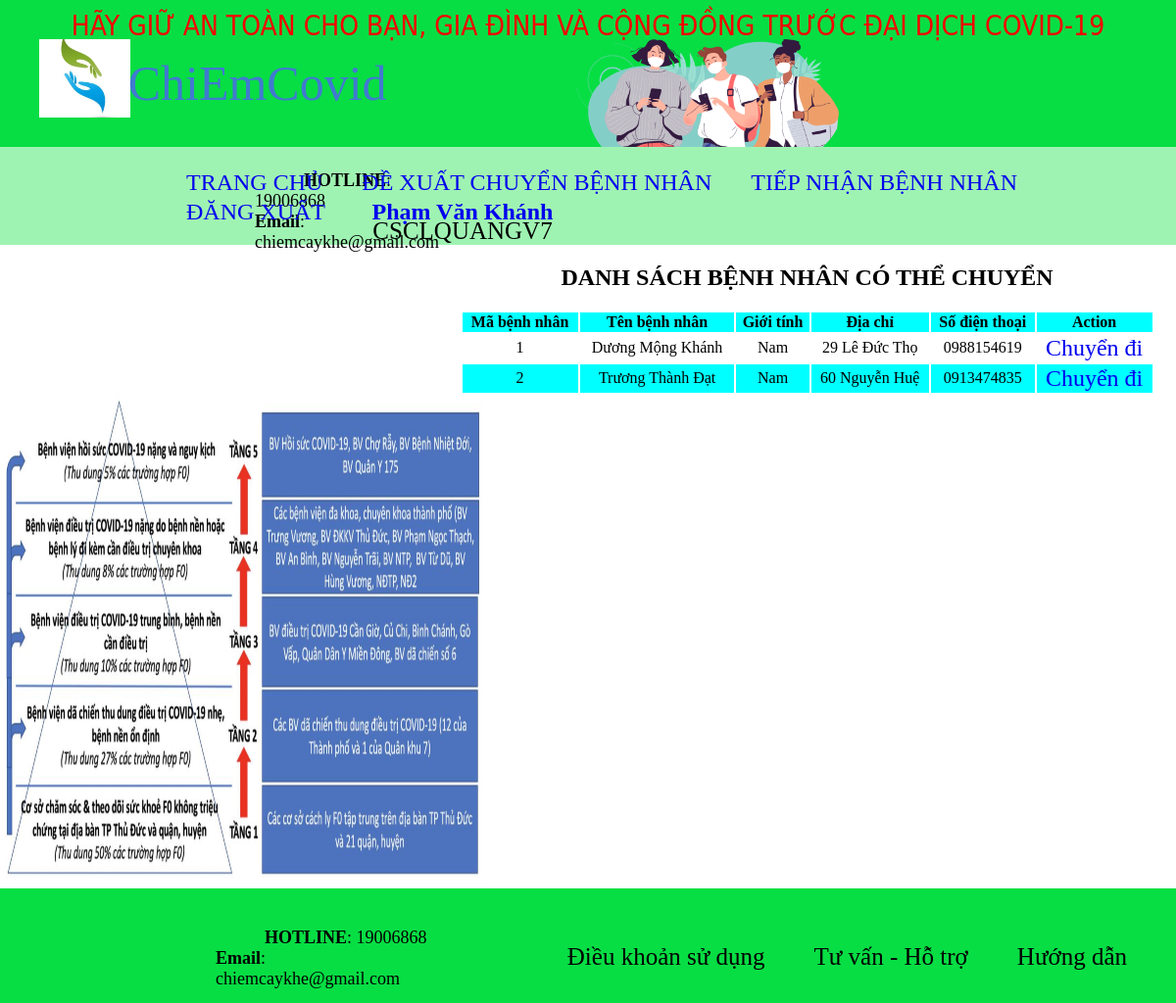
Page /TRANGDIEUPHOIBN/index.php?dexuat (signed in) on the committed database.
### tables this page shows
CREATE TABLE `nhanvienbenhvien` (
  `MaNVBV` varchar(20) NOT NULL,
  `TenNVBV` varchar(50) NOT NULL,
  `SoDienThoai` varchar(15) NOT NULL,
  `DiaChi` varchar(100) NOT NULL,
  `DonViCongTac` varchar(100) NOT NULL,
  `Email` varchar(30) NOT NULL,
  `MaBV` varchar(20) NOT NULL,
  `MaTK` varchar(20) NOT NULL,
  PRIMARY KEY  (`MaNVBV`),
  KEY `MaBV` (`MaBV`),
  KEY `MaTK` (`MaTK`),
  KEY `MaTK_2` (`MaTK`)
);

CREATE TABLE `benhnhan` (
  `MaBenhNhan` int(11) NOT NULL auto_increment,
  `TenBenhNhan` varchar(60) NOT NULL,
  `Email` varchar(40) NOT NULL,
  `SoDienThoai` varchar(15) NOT NULL,
  `QueQuan` varchar(50) NOT NULL,
  `NgaySinh` date NOT NULL,
  `DiaChi` varchar(100) NOT NULL,
  `TrangThai` tinyint(4) NOT NULL,
  `NoiDieuTri` varchar(100) NOT NULL,
  `GioiTinh` tinyint(4) NOT NULL,
  `CMND` varchar(30) NOT NULL,
  `QuocTich` varchar(30) NOT NULL,
  `MaBV` varchar(20) NOT NULL,
  `MaPhuong` varchar(35) NOT NULL,
  `SoDienThoai_TK` varchar(15) NOT NULL,
  PRIMARY KEY  (`MaBenhNhan`),
  KEY `SoDienThoai_TK` (`SoDienThoai_TK`),
  KEY `MaPhuong` (`MaPhuong`)
);

### TRANGDIEUPHOIBN/Controller/cNhanvienbenhvien.php (called while the page is built)
<?php
	include("Model/mNhanvienbenhvien.php");
	class cNhanvienbenhvien{
		function view_nvbv(){
			$p = new mNhanvienbenhvien();
			$table = $p -> select_nvbv();
			return $table;
		}
	}
?>

### TRANGDIEUPHOIBN/Model/ketnoi.php (called while the page is built, shortened)
<?php
    class ketnoi{
        function moketnoi(&$conn, $tenDN,$pass){
            $dbHost = "localhost";
            $dbUser = $tenDN;
            $dbPass = $pass;
            $conn = mysql_connect($dbHost,$dbUser,$dbPass);
            if($conn){
                return mysql_select_db("htdieuphoibncovid");
            }else{
                return false;
            }
        }
    }
 ?>

### TRANGDIEUPHOIBN/Model/mNhanvienbenhvien.php (called while the page is built, shortened)
<?php
	include_once("ketnoi.php");
	class mNhanvienbenhvien{
		function select_nvbv(){
			$p = new ketnoi();
			if($p -> moketnoi($conn,$_SESSION['matk'],$_SESSION['password'])){
				$string = "SELECT * FROM nhanvienbenhvien WHERE MaTK = '".$_SESSION['matk']."' ";
				$table = mysql_query($string);
				return $table;
			}else{
				return false;
			}
		}
	}
?>

### TRANGDIEUPHOIBN/Controller/cBenhnhan.php (called while the page is built)
<?php
	include("Model/mBenhnhan.php");
	class cBenhnhan{
		function view_benhnhan($mabv){
			$p = new mBenhnhan();
			$table = $p -> select_benhnhan($mabv);
			return $table;
		}
	}
?>

### TRANGDIEUPHOIBN/Model/mBenhnhan.php (called while the page is built, shortened)
<?php
	include_once("ketnoi.php");
	class mBenhnhan{
		function select_benhnhan($mabv){
			$p = new ketnoi();
			if($p -> moketnoi($conn,$_SESSION['matk'],$_SESSION['password'])){
				$string = "SELECT * FROM benhnhan WHERE MaBV = '".$mabv."'";
				$table = mysql_query($string);
				return $table;
			}else{
				return false;
			}
		}
	}
?>

### TRANGDIEUPHOIBN/View/vDanhsachbenhnhan.php (the view)
<?php
	include("Controller/cBenhnhan.php");
	$mabv = $_SESSION['mabv'];
	$p = new cBenhnhan();
	$table = $p-> view_benhnhan($mabv);
	$dem = 0;
	echo "<h2 STYLE='text-align:center'>DANH SÁCH BỆNH NHÂN CÓ THỂ CHUYỂN</h2>";
	echo "<table style='width:100%'>";
	echo "<tr style='background-color:aqua'>";
	echo "<th>Mã bệnh nhân</th>";
	echo "<th>Tên bệnh nhân</th>";
	echo "<th>Giới tính</th>";
	echo "<th>Địa chỉ</th>";
	echo "<th>Số điện thoại</th>";
	echo "<th>Action</th>";
	echo "</tr>";
	if($table){
		if(mysql_num_rows($table)){
			while($row = mysql_fetch_assoc($table)){
				$dem++;
				if($dem%2==0){
					echo "<tr style='background-color:aqua'>";
				}else{
					echo "<tr>";
				}
				echo "<td style='text-align:center'>".$row['MaBenhNhan']."</td>";
				echo "<td style='text-align:center'>".$row['TenBenhNhan']."</td>";
				if($row['GioiTinh']==0){
					echo "<td style='text-align:center'>Nữ</td>";
				}else{
					echo "<td style='text-align:center'>Nam</td>";
				}
				echo "<td style='text-align:center'>".$row['DiaChi']."</td>";
				echo "<td style='text-align:center'>".$row['SoDienThoai']."</td>";
				echo "<td style='text-align:center'><a href='index.php?dxchuyen&&mabn=".$row['MaBenhNhan']."'>Chuyển đi</a>";
				echo "</tr>";
			}
		}
	}
	echo "</table>";
?>

### TRANGDIEUPHOIBN/index.php (shortened to what this page needs)
<!DOCTYPE html>
<html lang="en">
<head>
    <link rel="stylesheet" type="text/css" href="CSS/style.css"/>
</head>
<body>
    <?php
        if(($_SESSION['dn']) == false){
            include("View/dangnhap.php");
        }
        elseif(isset($_SESSION['dn']) && $_SESSION['dn'] == true){
                ?>
    <div class="container">
        <div class="header">
            <div class="top-header">
                <div id="logan">HÃY GIỮ AN TOÀN CHO BẠN, GIA ĐÌNH VÀ CỘNG ĐỒNG TRƯỚC ĐẠI DỊCH COVID-19</div>
            </div>
            <div class="content">
                <div id="logo"><img src="IMG/image 1.png" height="80"/></div>
                <div id="title">ChiEmCovid</div>
                <div id="logo2"><img src="IMG/image 2.png"height="110"/></div>
                <div id="contact"><b style="padding-left: 50px;">HOTLINE</b>: 19006868 <br> <b>Email</b>: chiemcaykhe@gmail.com</div>
            </div>
        </div>
            <div class="nav">
                <ul>
                    <li><a href="../index.html">TRANG CHỦ</a></li>
                    <li><a href="index.php?dexuat">ĐỀ XUẤT CHUYỂN BỆNH NHÂN</a></li>
                    <li><a href="index.php?tiepnhan">TIẾP NHẬN BỆNH NHÂN</a></li>
                    <?php
                        if(($_SESSION['dn']) == true){
                            echo "<li><a href='VIEW/dangxuat.php' onclick='return dangxuat();'>ĐĂNG XUẤT</a></li>";
                            echo "<li>";
                            include_once("View/vNhanvienbenhvien.php");
                            echo "</li>";
                    }
                ?>
            </ul>
            </div>
            <div class="session" style="height: 500px;">
                <div id="ar_left">
                    <?php
                    if(isset($_REQUEST['dexuat'])){
                        include("View/vDanhsachbenhnhan.php");
                    }
                    elseif(isset($_REQUEST['tiepnhan'])){
                        include("View/vGiaodientiepnhan.php");
                    }
                    else{
                        echo "<img src='IMG/dieu-tri-covi-de-5-tang-tphcm.jpg' width='100%'; height='500px'/>";
                    }
                    ?>
                </div>
                <div id="ar_right">
                    <img src="IMG/hinh-thap5tang.jpg" width="100%"; height="500px"/>
                </div>
            </div>
            <div class="footer">
            <div id="ft_contact"><b style="padding-left: 50px;">HOTLINE</b>: 19006868 <br> <b>Email</b>: chiemcaykhe@gmail.com</div>
            <div class="ft_nav">
                <ul>
                    <li>Hướng dẫn</li>
                    <li>Tư vấn - Hỗ trợ</li>
                    <li>Điều khoản sử dụng</li>
                </ul>
            </div>
        </div>
        <?php
        }
        else{
            echo header("refresh:0,url='index.php'");
        }
        ?>
    </div>
</body>
</html>

### TRANGDIEUPHOIBN/View/vNhanvienbenhvien.php (shortened to what this page needs)
<?php
	include("Controller/cNhanvienbenhvien.php");
	$p = new cNhanvienbenhvien();
	$table = $p-> view_nvbv();
	if($table){
		if(mysql_num_rows($table)>0){
			echo "<div style='width:200px;text-align:center'>";
			while($row = mysql_fetch_assoc($table)){
				echo "<b><a href='index.php?MaNVBV=".$row['MaNVBV']."'>".$row['TenNVBV']."</a></b><br>";
				echo $_SESSION['mabv'];
			}
			echo "</div>";
		}
	}
?>

### TRANGDIEUPHOIBN/CSS/style.css (style rules this page uses)
body { padding:0px; margin:0 auto; box-sizing:border-box; }
.header { width:100%; height:150px; background-color:#07DE44; }
.top-header { width: 100%; height: 30px; text-align: center; }
#logan { color:#F90000; font-size: 28px; padding-top: 10px; font-family: "Gill Sans", "Gill Sans MT", "Myriad Pro", "DejaVu Sans Condensed", Helvetica, Arial, "sans-serif"; font-weight:500; }
.content { width: 97%; height: 80px; padding-left: 40px; margin-top: 10px; }
#logo { float: left; width:6.5%; }
#title { float: left; width:16%; margin-top: 16px; margin-left: 15px; font-size: 50px; font-family: Impact, Haettenschweiler, "Franklin Gothic Bold", "Arial Black", "sans-serif"; color:#417AD0; }
#logo2 { float: left; width:18%; margin-left: 270px; }
#contact { float: left; width:18%; margin: 20px 0px 0px 220px; font-family: Baskerville, "Palatino Linotype", Palatino, "Century Schoolbook L", "Times New Roman", "serif"; font-size: 18px; }
.nav { width: 100%; height: 100px; background-color:#9FF3B2; }
.nav ul { display: block; position:absolute; margin-left: 130px; }
.nav ul li { float: left; line-height: 20px; margin:10px 20px 0px 20px; list-style-type: none; font-size: 25px; }
.session { width: 100%; }
#ar_left { width: 59%; float: left; }
#ar_right { width: 41%; float: left; }
.footer { clear: both; width:100%; height:117px; background-color:#07DE44; }
#ft_contact { float:left; width:18%; margin: 40px 0px 0px 220px; font-family: Baskerville, "Palatino Linotype", Palatino, "Century Schoolbook L", "Times New Roman", "serif"; font-size: 18px; }
.ft_nav ul { display: block; }
.ft_nav ul li { float:right; line-height: 20px; margin:60px 50px 0px 0px; list-style-type: none; font-size: 25px; }

### TRANGDIEUPHOIBN/index.php (style rules this page uses)
a { text-decoration: none; font-size: 24px; }

### rows in the picture
nhanvienbenhvien: TenNVBV "Phạm Văn Khánh"
benhnhan: MaBenhNhan "1", TenBenhNhan "Dương Mộng Khánh", GioiTinh "Nam", DiaChi "29 Lê Đức Thọ", SoDienThoai "0988154619"
benhnhan: MaBenhNhan "2", TenBenhNhan "Trương Thành Đạt", GioiTinh "Nam", DiaChi "60 Nguyễn Huệ", SoDienThoai "0913474835"
